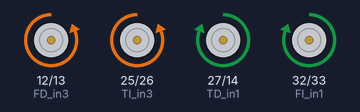
A sketch run on a simulated ESP32. Parts: motor-driver pin pairs drawn as motors (green arrow = first pin HIGH = forward, orange = second pin HIGH = backward, longer = more drive).

Above: at 5.2 s.
At 9.7 s:
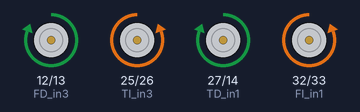
At 12.7 s:
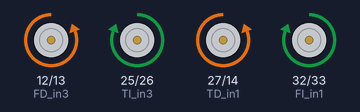
At 15.7 s:
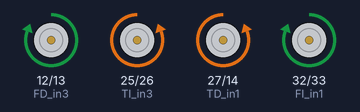
At 18.7 s:
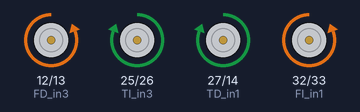
At 24.2 s:
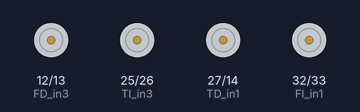
Timing chart, 0 to 25.8 s (numbered marks = the images above):
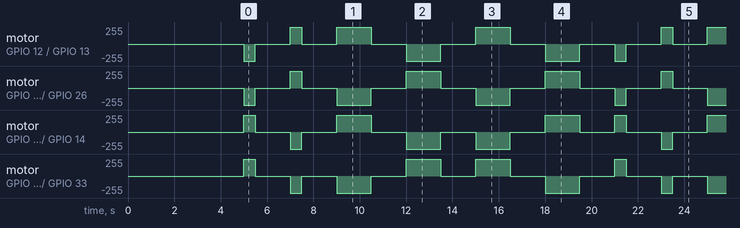

Measured:
- by itself, motor on GPIO 27 (TD_in1) / GPIO 14 (TD_in2): repeats every 16.0 s: stopped 1.5 s, backward 255/255 0.50 s, stopped 1.5 s, forward 255/255 1.5 s, 2 × (stopped 1.5 s, backward 255/255 1.5 s), stopped 1.5 s, forward 255/255 1.5 s, stopped 1.5 s, forward 255/255 0.50 s
- by itself, motor on GPIO 32 (FI_in1) / GPIO 33 (FI_in2): repeats every 16.0 s: stopped 1.5 s, backward 255/255 0.50 s, stopped 1.5 s, backward 255/255 1.5 s, 2 × (stopped 1.5 s, forward 255/255 1.5 s), stopped 1.5 s, backward 255/255 1.5 s, stopped 1.5 s, forward 255/255 0.50 s

The sketch:

MovimientosLocos.ino
```cpp
// Auto omni Prueba  ESP32
int FI_in1 = 32;  // Pin control giro Motor Frontal Izquierdo
int FI_in2 = 33;  // Pin control giro Motor Frontal Izquierdo
int TI_in3 = 25;  // Pin control giro Motor Trasero Izquierdo
int TI_in4 = 26;  // Pin control giro Motor Trasero Izquierdo
int TD_in1 = 27;  // Pin control giro Motor Trasero Derecho
int TD_in2 = 14;  // Pin control giro Motor Trasero Derecho
int FD_in3 = 12;  // Pin control giro Motor Frontal Derecho
int FD_in4 = 13;  // Pin control giro Motor Frontal Derecho

int tiempo = 1500;


void setup ()
{
    pinMode(FI_in1, OUTPUT);    // Configura  los pines como salida
    pinMode(FI_in2, OUTPUT);
    pinMode(TI_in3, OUTPUT);    // Configura  los pines como salida
    pinMode(TI_in4, OUTPUT);
    pinMode(TD_in1, OUTPUT);    // Configura  los pines como salida
    pinMode(TD_in2, OUTPUT);
    pinMode(FD_in3, OUTPUT);    // Configura  los pines como salida
    pinMode(FD_in4, OUTPUT);

    //Setups
    digitalWrite(FI_in1, LOW);  // PARA
    digitalWrite(FI_in2, LOW);
    digitalWrite(TI_in3, LOW);  // PARA
    digitalWrite(TI_in4, LOW);
    digitalWrite(TD_in1, LOW);  // PARA
    digitalWrite(TD_in2, LOW);
    digitalWrite(FD_in3, LOW);  // PARA
    digitalWrite(FD_in4, LOW);
    delay(5000);
}
void loop()
{
  Frente();
  delay(500);
  Parar();
  delay(tiempo);
  Reversa();
  delay(500 );
  Parar();
  delay(tiempo);
  Izquierda();
  delay(tiempo);
  Parar();
  delay(tiempo);
  Derecha();
  delay(tiempo);
  Parar();
  delay(tiempo);
  GiroDerecha();
  delay(tiempo);
  Parar();
  delay(tiempo);
  GiroIzquierda();
  delay(tiempo);
   Parar();
  delay(tiempo);
}

void Izquierda(){
  digitalWrite(FI_in1, LOW);  // GIRO Reversa
  digitalWrite(FI_in2, HIGH);
  digitalWrite(TI_in3, LOW);  // GIRO Frente
  digitalWrite(TI_in4, HIGH);
  digitalWrite(TD_in1, HIGH);  // GIRO Frente
  digitalWrite(TD_in2, LOW);
  digitalWrite(FD_in3, HIGH);  // GIRO Revers
  digitalWrite(FD_in4, LOW);
}
void Derecha(){
  digitalWrite(FI_in1, HIGH);  // GIRO Frente
  digitalWrite(FI_in2, LOW);
  digitalWrite(TI_in3, HIGH);  // GIRO Reversa
  digitalWrite(TI_in4, LOW);
  digitalWrite(TD_in1, LOW);  // GIRO Reversa
  digitalWrite(TD_in2, HIGH);
  digitalWrite(FD_in3, LOW);  // GIRO Frente
  digitalWrite(FD_in4, HIGH);
}
void Parar(){
  digitalWrite(FI_in1, LOW);  // PARA
  digitalWrite(FI_in2, LOW);
  digitalWrite(TI_in3, LOW);  // PARA
  digitalWrite(TI_in4, LOW);
  digitalWrite(TD_in1, LOW);  // PARA
  digitalWrite(TD_in2, LOW);
  digitalWrite(FD_in3, LOW);  // PARA
  digitalWrite(FD_in4, LOW);
}

void Frente(){
  digitalWrite(FI_in1, HIGH);  // GIRO Frente
  digitalWrite(FI_in2, LOW);
  digitalWrite(TI_in3, LOW);  // GIRO Frente
  digitalWrite(TI_in4, HIGH);
  digitalWrite(TD_in1, HIGH);  // GIRO Frente
  digitalWrite(TD_in2, LOW);
  digitalWrite(FD_in3, LOW);  // GIRO Frente
  digitalWrite(FD_in4, HIGH);
}
void Reversa(){
  digitalWrite(FI_in1, LOW);  // GIRO Reversa
  digitalWrite(FI_in2, HIGH);
  digitalWrite(TI_in3, HIGH);  // GIRO Reversa
  digitalWrite(TI_in4, LOW);
  digitalWrite(TD_in1, LOW);  // GIRO Reversa
  digitalWrite(TD_in2, HIGH);
  digitalWrite(FD_in3, HIGH);  // GIRO Reversa
  digitalWrite(FD_in4, LOW);
}
void GiroDerecha(){
  digitalWrite(FI_in1, HIGH);  // GIRO Frente
  digitalWrite(FI_in2, LOW);
  digitalWrite(TI_in3, LOW);  // GIRO Frente
  digitalWrite(TI_in4, HIGH);
  digitalWrite(TD_in1, LOW);  // GIRO Reversa
  digitalWrite(TD_in2, HIGH);
  digitalWrite(FD_in3, HIGH);  // GIRO Reversa
  digitalWrite(FD_in4, LOW);
}
void GiroIzquierda(){
  digitalWrite(FI_in1, LOW);  // GIRO Reversa
  digitalWrite(FI_in2, HIGH);
  digitalWrite(TI_in3, HIGH);  // GIRO Reversa
  digitalWrite(TI_in4, LOW);
  digitalWrite(TD_in1, HIGH);  // GIRO Frente
  digitalWrite(TD_in2, LOW);
  digitalWrite(FD_in3, LOW);  // GIRO Frente
  digitalWrite(FD_in4, HIGH);
}
void Diag_Der(){
  digitalWrite(FI_in1, HIGH);  // GIRO Frente
  digitalWrite(FI_in2, LOW);
  digitalWrite(TI_in3, LOW);  // Paro
  digitalWrite(TI_in4, LOW);
  digitalWrite(TD_in1, LOW);  // Paro
  digitalWrite(TD_in2, LOW);
  digitalWrite(FD_in3, LOW);  // GIRO Frente
  digitalWrite(FD_in4, HIGH);
}
void Rever_Diag_Der(){
  digitalWrite(FI_in1, LOW);  // GIRO Frente
  digitalWrite(FI_in2, HIGH);
  digitalWrite(TI_in3, LOW);  // Paro
  digitalWrite(TI_in4, LOW);
  digitalWrite(TD_in1, LOW);  // Paro
  digitalWrite(TD_in2, LOW);
  digitalWrite(FD_in3, HIGH);  // GIRO Frente
  digitalWrite(FD_in4, LOW);
}
void Rever_Diag_Izq(){
  digitalWrite(FI_in1, LOW);  // GIRO Frente
  digitalWrite(FI_in2, LOW);
  digitalWrite(TI_in3, HIGH);  // Paro
  digitalWrite(TI_in4, LOW);
  digitalWrite(TD_in1, LOW);  // Paro
  digitalWrite(TD_in2, HIGH);
  digitalWrite(FD_in3, LOW);  // GIRO Frente
  digitalWrite(FD_in4, LOW);
}
void Diag_Izq(){
  digitalWrite(FI_in1, LOW);  // GIRO Frente
  digitalWrite(FI_in2, LOW);
  digitalWrite(TI_in3, LOW);  // Paro
  digitalWrite(TI_in4, HIGH);
  digitalWrite(TD_in1, HIGH);  // Paro
  digitalWrite(TD_in2, LOW);
  digitalWrite(FD_in3, LOW);  // GIRO Frente
  digitalWrite(FD_in4, LOW);
}
```
